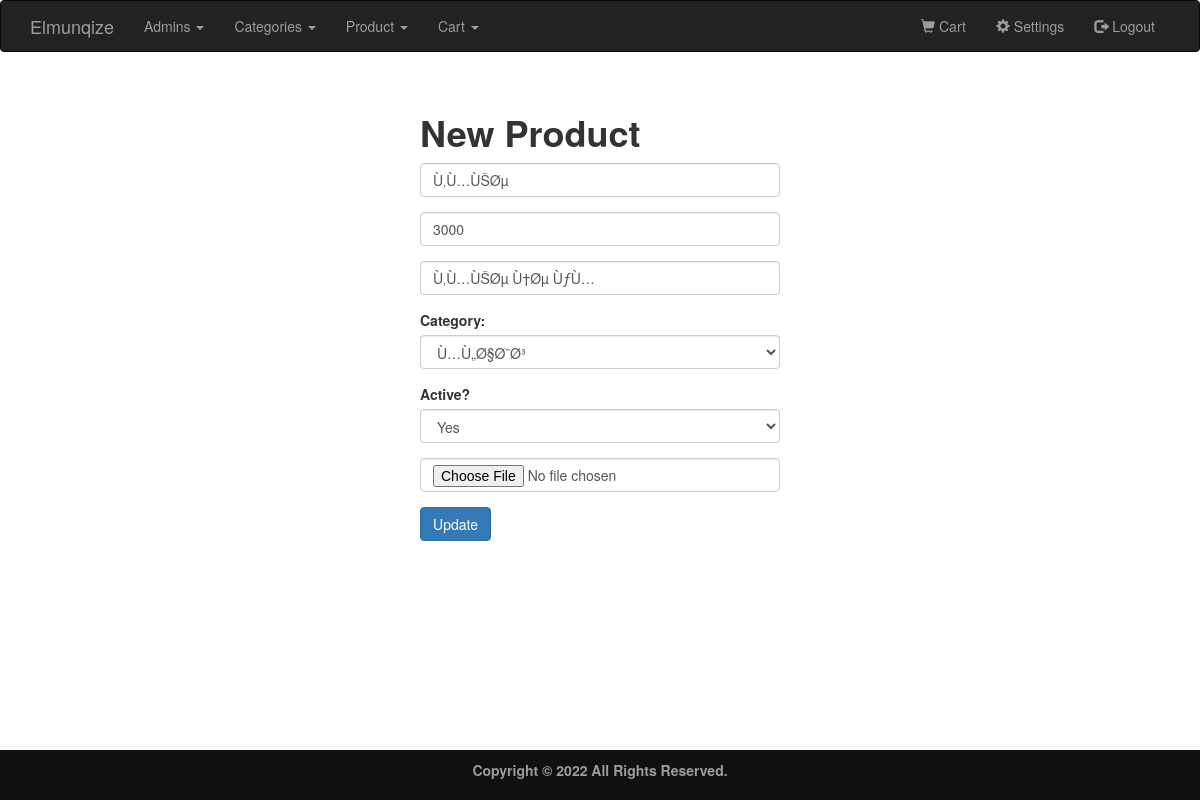
/Admin/Product/edit.php?id=19 (signed in), run on the app's committed database.
### tables this page shows
CREATE TABLE `product` (
  `id` int(11) NOT NULL,
  `name` varchar(255) NOT NULL,
  `description` varchar(255) NOT NULL,
  `price` int(11) NOT NULL,
  `pic` varchar(255) NOT NULL,
  `cat_id` int(11) NOT NULL,
  `active` varchar(3) NOT NULL
);

CREATE TABLE `category` (
  `id` int(11) NOT NULL,
  `name` varchar(50) NOT NULL,
  `active` varchar(3) NOT NULL,
  `description` text NOT NULL,
  `pic` varchar(255) NOT NULL
);

### Admin/Product/edit.php (the view, shortened to what this page needs)
<?php
require_once '../../Config\config.php';
require '../inc/header.php';
if (isset($_GET['id'])) {
    $id = $_GET['id'];
    $sql = mysqli_query($con, "SELECT * FROM product WHERE id='$id'");
    if (mysqli_num_rows($sql) == 1) {
        $row = mysqli_fetch_array($sql);
        $name = $row['name'];
        $description = $row['description'];
        $price = $row['price'];
        $cat_id = $row['cat_id'];
        $active = $row['active'];
    }
}
?>
<!DOCTYPE html>
<html>
<body>
    <div>
        <br><br>
        <div class="container">
            <div class="row">
                <div class="col-xs-4 col-xs-offset-4">
                    <h1><b>New Product</b></h1>
                    <form method="post" action="edit.php?id=<?php echo  $id ?>" enctype="multipart/form-data">
                        <div class="form-group">
                            <input type="text" class="form-control" name="name" placeholder="Name" required="true" value="<?php echo $name; ?> ">
                        </div>
                        <div class="form-group">
                            <input type="decimal" class="form-control" name="price" placeholder="price" required="true" value="<?php echo $price; ?> ">
                        </div>
                        <div class="form-group">
                            <input type="text" class="form-control" name="description" placeholder="description" required="true" value="<?php echo $description; ?> ">
                        </div>
                        <label for="active">Category:</label>
                        <div class="form-group">
                            <select class="form-control" name="cat_id">
                                <?php
                                $sql = mysqli_query($con, "SELECT * FROM category");
                                if (mysqli_num_rows($sql) > 0) {
                                    while ($row = mysqli_fetch_array($sql)) {
                                ?>
                                        <option value="<?php echo $row['id']; ?>" <?= $row['id'] == $cat_id  ? 'selected' : ''; ?>><?php echo $row['name']; ?></option>
                                <?php
                                    }
                                }
                                ?>
                            </select>
                        </div>
                        <label for="active">Active?</label>
                        <div class="form-group">
                            <select class="form-control" name="active">
                                <option value="yes" <?= $active == 'yes' ? 'selected' : ''; ?>>Yes</option>
                            </select>
                        </div>
                        <div class="form-group">
                            <input type="file" class="form-control" name="file" id="file">
                        </div>
                        <div class=" form-group">
                            <input type="submit" class="btn btn-primary" value="Update" name="Update">
                        </div>
                    </form>
                </div>
            </div>
        </div>
        <br><br><br><br><br><br>
        <?php include '../inc/footer.php'; ?>
</body>
</html>

### Assets/css/style.css (style rules this page uses)
html { min-height:100%; position:relative; }

### data on the page
product: name "Ù‚Ù…ÙŠØµ", price "3000", description "Ù‚Ù…ÙŠØµ Ù†Øµ ÙƒÙ…", cat_id "Ù…Ù„Ø§Ø¨Ø³", active "Yes"
